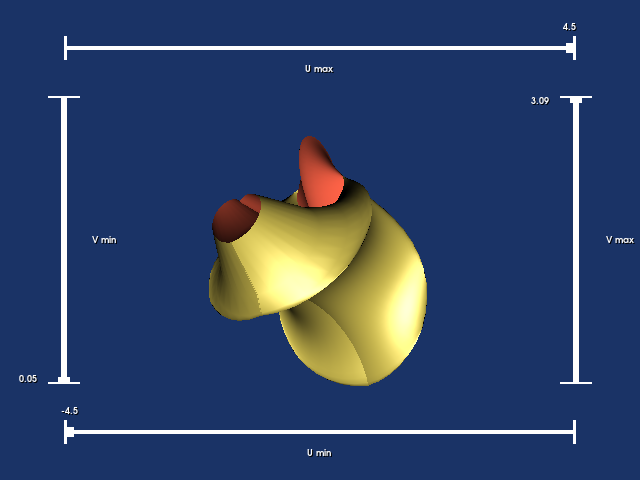

Recreate this plot in Python.
#!/usr/bin/env python

# Interactive demo of a Kuen surface (a parametric surface with constant
# negative Gaussian curvature).  Four sliders control the U and V parameter
# ranges.

# Factory overrides: importing these modules registers the OpenGL rendering
# and interaction style implementations for vtkRenderingCore factory classes.
import vtkmodules.vtkInteractionStyle  # noqa: F401
import vtkmodules.vtkRenderingOpenGL2  # noqa: F401
# VTK pipeline classes used in this example
from vtkmodules.vtkCommonComputationalGeometry import vtkParametricKuen
from vtkmodules.vtkCommonCore import (
    vtkCommand,
    vtkMath,
)
from vtkmodules.vtkFiltersSources import vtkParametricFunctionSource
from vtkmodules.vtkInteractionWidgets import (
    vtkSliderRepresentation2D,
    vtkSliderWidget,
)
from vtkmodules.vtkRenderingCore import (
    vtkActor,
    vtkPolyDataMapper,
    vtkProperty,
    vtkRenderWindow,
    vtkRenderWindowInteractor,
    vtkRenderer,
)

# Colors (normalized RGB)
tomato_rgb = (1.0, 0.388, 0.278)
banana_rgb = (0.890, 0.812, 0.341)
background_rgb = (0.102, 0.200, 0.400)

# Source: parametric Kuen surface
surface = vtkParametricKuen()
surface.SetMinimumU(-4.5)
surface.SetMaximumU(4.5)
surface.SetMinimumV(0.05)
surface.SetMaximumV(vtkMath.Pi() - 0.05)

source = vtkParametricFunctionSource()
source.SetParametricFunction(surface)

# Mapper: map the parametric source output
mapper = vtkPolyDataMapper()
mapper.SetInputConnection(source.GetOutputPort())

# Actor: front face banana, back face tomato
back_property = vtkProperty()
back_property.SetColor(tomato_rgb)

actor = vtkActor()
actor.SetMapper(mapper)
actor.SetBackfaceProperty(back_property)
actor.GetProperty().SetDiffuseColor(banana_rgb)
actor.GetProperty().SetSpecular(0.5)
actor.GetProperty().SetSpecularPower(20)

# Renderer: assemble the scene
renderer = vtkRenderer()
renderer.AddActor(actor)
renderer.SetBackground(background_rgb)

# Window
render_window = vtkRenderWindow()
render_window.AddRenderer(renderer)
render_window.SetWindowName("parametric kuen app")
render_window.SetMultiSamples(0)
render_window.SetSize(640, 480)

# Interactor
render_window_interactor = vtkRenderWindowInteractor()
render_window_interactor.SetRenderWindow(render_window)

# Scene: widgets, lights, and camera

# Shared slider dimensions
tube_width = 0.008
slider_length = 0.008
title_height = 0.02
label_height = 0.02

# ---- Slider: U min (bottom edge, horizontal) ----
u_min_rep = vtkSliderRepresentation2D()
u_min_rep.SetMinimumValue(-4.5)
u_min_rep.SetMaximumValue(4.5)
u_min_rep.SetValue(-4.5)
u_min_rep.SetTitleText("U min")
u_min_rep.GetPoint1Coordinate().SetCoordinateSystemToNormalizedDisplay()
u_min_rep.GetPoint1Coordinate().SetValue(0.1, 0.1)
u_min_rep.GetPoint2Coordinate().SetCoordinateSystemToNormalizedDisplay()
u_min_rep.GetPoint2Coordinate().SetValue(0.9, 0.1)
u_min_rep.SetTubeWidth(tube_width)
u_min_rep.SetSliderLength(slider_length)
u_min_rep.SetTitleHeight(title_height)
u_min_rep.SetLabelHeight(label_height)

u_min_widget = vtkSliderWidget()
u_min_widget.SetInteractor(render_window_interactor)
u_min_widget.SetRepresentation(u_min_rep)
u_min_widget.SetAnimationModeToAnimate()
u_min_widget.EnabledOn()


def on_u_min_changed(caller, ev):
    value = caller.GetRepresentation().GetValue()
    if value > 0.9 * surface.GetMaximumU():
        value = 0.99 * surface.GetMaximumU()
        caller.GetRepresentation().SetValue(value)
    surface.SetMinimumU(value)


u_min_widget.AddObserver(vtkCommand.InteractionEvent, on_u_min_changed)

# ---- Slider: U max (top edge, horizontal) ----
u_max_rep = vtkSliderRepresentation2D()
u_max_rep.SetMinimumValue(-4.5)
u_max_rep.SetMaximumValue(4.5)
u_max_rep.SetValue(4.5)
u_max_rep.SetTitleText("U max")
u_max_rep.GetPoint1Coordinate().SetCoordinateSystemToNormalizedDisplay()
u_max_rep.GetPoint1Coordinate().SetValue(0.1, 0.9)
u_max_rep.GetPoint2Coordinate().SetCoordinateSystemToNormalizedDisplay()
u_max_rep.GetPoint2Coordinate().SetValue(0.9, 0.9)
u_max_rep.SetTubeWidth(tube_width)
u_max_rep.SetSliderLength(slider_length)
u_max_rep.SetTitleHeight(title_height)
u_max_rep.SetLabelHeight(label_height)

u_max_widget = vtkSliderWidget()
u_max_widget.SetInteractor(render_window_interactor)
u_max_widget.SetRepresentation(u_max_rep)
u_max_widget.SetAnimationModeToAnimate()
u_max_widget.EnabledOn()


def on_u_max_changed(caller, ev):
    value = caller.GetRepresentation().GetValue()
    if value < surface.GetMinimumU() + 0.01:
        value = surface.GetMinimumU() + 0.01
        caller.GetRepresentation().SetValue(value)
    surface.SetMaximumU(value)


u_max_widget.AddObserver(vtkCommand.InteractionEvent, on_u_max_changed)

# ---- Slider: V min (left edge, vertical) ----
v_min_rep = vtkSliderRepresentation2D()
v_min_rep.SetMinimumValue(0.05)
v_min_rep.SetMaximumValue(vtkMath.Pi())
v_min_rep.SetValue(0.0)
v_min_rep.SetTitleText("V min")
v_min_rep.GetPoint1Coordinate().SetCoordinateSystemToNormalizedDisplay()
v_min_rep.GetPoint1Coordinate().SetValue(0.1, 0.1)
v_min_rep.GetPoint2Coordinate().SetCoordinateSystemToNormalizedDisplay()
v_min_rep.GetPoint2Coordinate().SetValue(0.1, 0.9)
v_min_rep.SetTubeWidth(tube_width)
v_min_rep.SetSliderLength(slider_length)
v_min_rep.SetTitleHeight(title_height)
v_min_rep.SetLabelHeight(label_height)

v_min_widget = vtkSliderWidget()
v_min_widget.SetInteractor(render_window_interactor)
v_min_widget.SetRepresentation(v_min_rep)
v_min_widget.SetAnimationModeToAnimate()
v_min_widget.EnabledOn()


def on_v_min_changed(caller, ev):
    value = caller.GetRepresentation().GetValue()
    if value > 0.9 * surface.GetMaximumV():
        value = 0.99 * surface.GetMaximumV()
        caller.GetRepresentation().SetValue(value)
    surface.SetMinimumV(value)


v_min_widget.AddObserver(vtkCommand.InteractionEvent, on_v_min_changed)

# ---- Slider: V max (right edge, vertical) ----
v_max_rep = vtkSliderRepresentation2D()
v_max_rep.SetMinimumValue(0.05)
v_max_rep.SetMaximumValue(vtkMath.Pi() - 0.05)
v_max_rep.SetValue(vtkMath.Pi())
v_max_rep.SetTitleText("V max")
v_max_rep.GetPoint1Coordinate().SetCoordinateSystemToNormalizedDisplay()
v_max_rep.GetPoint1Coordinate().SetValue(0.9, 0.1)
v_max_rep.GetPoint2Coordinate().SetCoordinateSystemToNormalizedDisplay()
v_max_rep.GetPoint2Coordinate().SetValue(0.9, 0.9)
v_max_rep.SetTubeWidth(tube_width)
v_max_rep.SetSliderLength(slider_length)
v_max_rep.SetTitleHeight(title_height)
v_max_rep.SetLabelHeight(label_height)

v_max_widget = vtkSliderWidget()
v_max_widget.SetInteractor(render_window_interactor)
v_max_widget.SetRepresentation(v_max_rep)
v_max_widget.SetAnimationModeToAnimate()
v_max_widget.EnabledOn()


def on_v_max_changed(caller, ev):
    value = caller.GetRepresentation().GetValue()
    if value < surface.GetMinimumV() + 0.01:
        value = surface.GetMinimumV() + 0.01
        caller.GetRepresentation().SetValue(value)
    surface.SetMaximumV(value)


v_max_widget.AddObserver(vtkCommand.InteractionEvent, on_v_max_changed)

renderer.ResetCamera()
renderer.GetActiveCamera().Azimuth(30)
renderer.GetActiveCamera().Elevation(-30)
renderer.GetActiveCamera().Zoom(0.9)
renderer.ResetCameraClippingRange()

render_window_interactor.Initialize()
render_window_interactor.Start()
